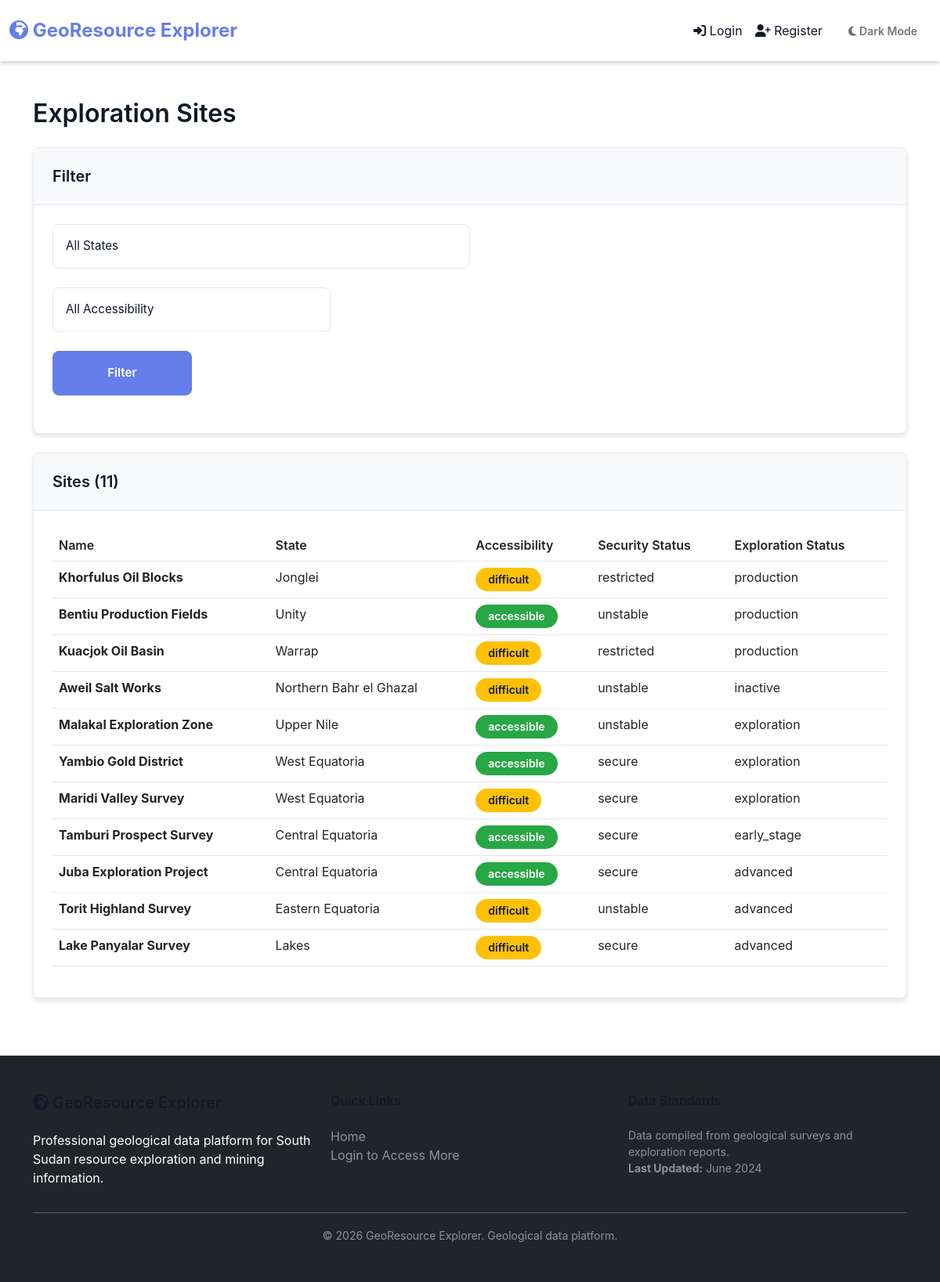
Page /exploration-sites on the earlier database version.
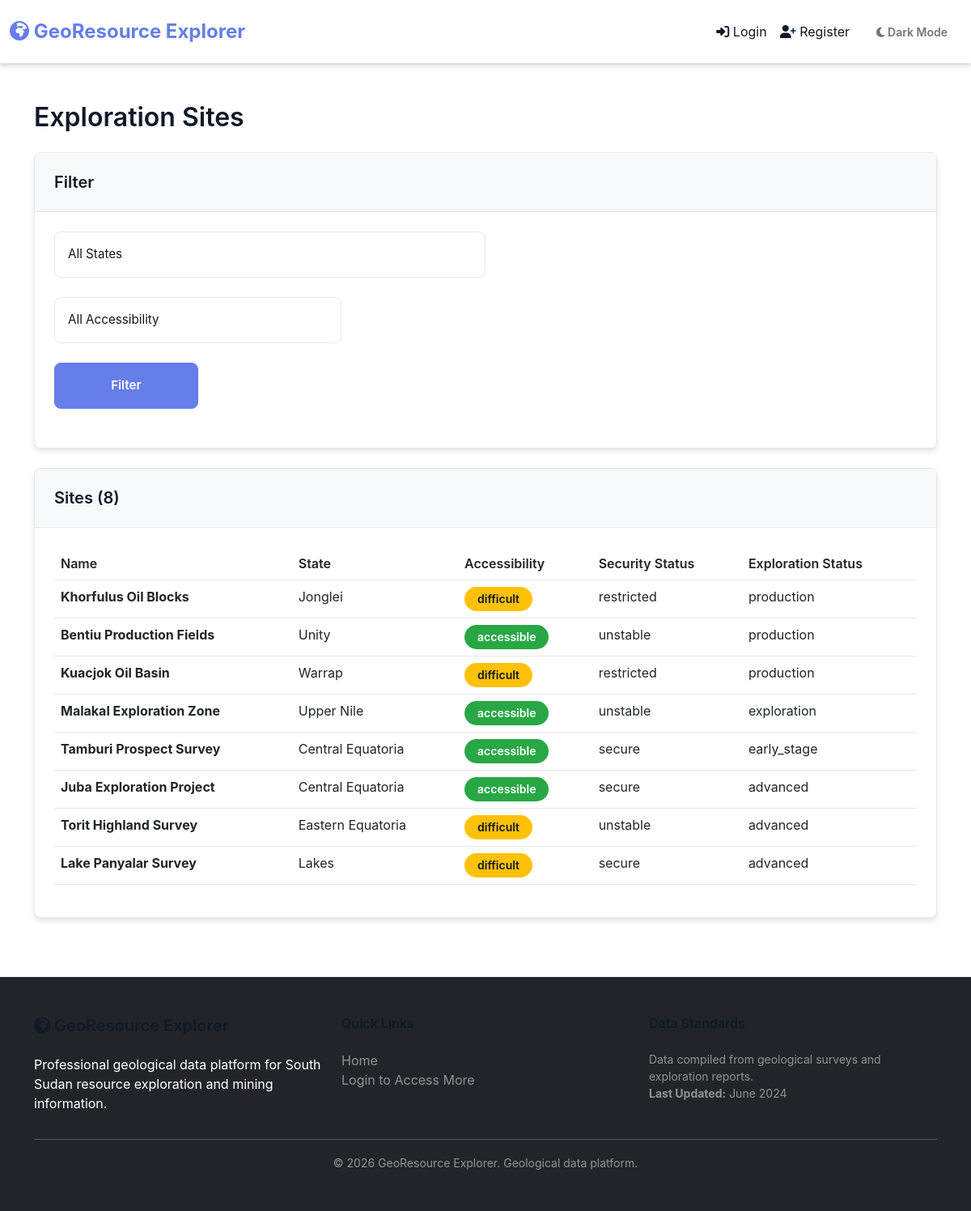
Same page on the later database version.
### tables this page shows
CREATE TABLE ss_exploration_sites (
            id INTEGER PRIMARY KEY AUTOINCREMENT,
            name TEXT NOT NULL,
            state_id INTEGER NOT NULL,
            deposit_id INTEGER,
            latitude REAL,
            longitude REAL,
            accessibility TEXT,
            infrastructure_notes TEXT,
            security_status TEXT,
            exploration_status TEXT,
            created_by INTEGER,
            created_at TIMESTAMP DEFAULT CURRENT_TIMESTAMP,
            FOREIGN KEY(state_id) REFERENCES ss_states(id),
            FOREIGN KEY(deposit_id) REFERENCES deposits(id),
            FOREIGN KEY(created_by) REFERENCES users(id)
        );

CREATE TABLE ss_states (
            id INTEGER PRIMARY KEY AUTOINCREMENT,
            name TEXT UNIQUE NOT NULL,
            capital TEXT,
            area_km2 REAL,
            population INTEGER,
            primary_minerals TEXT,
            geological_description TEXT,
            latitude REAL,
            longitude REAL
        );

### app/professional.py (the view)
    @app.route("/exploration-sites")
    def exploration_sites():
        db = get_db()
        state_filter = request.args.get('state', '')
        accessibility_filter = request.args.get('accessibility', '')
        query = """
            SELECT e.*, s.name as state_name FROM ss_exploration_sites e
            JOIN ss_states s ON e.state_id = s.id
            WHERE 1=1
        """
        params = []
        if state_filter:
            query += " AND s.id = ?"
            params.append(int(state_filter))
        if accessibility_filter:
            query += " AND e.accessibility = ?"
            params.append(accessibility_filter)
        query += " ORDER BY e.exploration_status DESC"
        sites = db.execute(query, params).fetchall()
        sites = [dict(s) for s in sites]
        states = db.execute(
            "SELECT id, name FROM ss_states ORDER BY name"
        ).fetchall()
        states = [dict(s) for s in states]
        return render_template("exploration_sites.html", sites=sites, states=states)

### app/__init__.py (called while the page is built)
def create_app():
    instance_path = os.path.dirname(os.path.dirname(__file__))
    app = Flask(__name__,
                template_folder=os.path.join(instance_path, 'templates'),
                static_folder=os.path.join(instance_path, 'static'))
    app.secret_key = "your_secret_key_here"
    @app.context_processor
    def inject_admin():
        return dict(is_admin=is_admin())
    from .routes import register_routes
    register_routes(app)
    return app

### app/db.py (called while the page is built)
def get_db():
    db_path = os.path.join(os.path.dirname(os.path.dirname(__file__)), 'minerals.db')
    conn = sqlite3.connect(db_path, check_same_thread=False)
    conn.row_factory = sqlite3.Row
    return conn

### app/utils.py (called while the page is built, shortened)
def is_admin():
    if "user_id" not in session:
        return False

### templates/exploration_sites.html (shortened to what this page needs)
{% extends "layout.html" %}
{% block content %}
<div class="container mt-4">
    <h2>Exploration Sites</h2>
    <div class="card mb-4">
        <div class="card-header"><h5 class="mb-0">Filter</h5></div>
        <div class="card-body">
            <form method="GET" class="form-row">
                <div class="form-group col-md-6">
                    <select name="state" class="form-control">
                        <option value="">All States</option>
                    </select>
                </div>
                <div class="form-group col-md-4">
                    <select name="accessibility" class="form-control">
                        <option value="">All Accessibility</option>
                    </select>
                </div>
                <div class="form-group col-md-2">
                    <button type="submit" class="btn btn-primary w-100">Filter</button>
                </div>
            </form>
        </div>
    </div>
    <div class="card">
        <div class="card-header"><h5 class="mb-0">Sites ({{ sites|length }})</h5></div>
        <div class="card-body">
            {% if sites %}
            <div class="table-responsive">
                <table class="table table-hover">
                    <thead>
                        <tr>
                            <th>Name</th>
                            <th>State</th>
                            <th>Accessibility</th>
                            <th>Security Status</th>
                            <th>Exploration Status</th>
                        </tr>
                    </thead>
                    <tbody>
                        {% for s in sites %}
                        <tr>
                            <td><strong>{{ s.name }}</strong></td>
                            <td>{{ s.state_name }}</td>
                            <td><span class="badge badge-{% if s.accessibility == 'accessible' %}success{% elif s.accessibility == 'difficult' %}warning{% else %}danger{% endif %}">{{ s.accessibility }}</span></td>
                            <td>{{ s.security_status }}</td>
                            <td>{{ s.exploration_status }}</td>
                        </tr>
                        {% endfor %}
                    </tbody>
                </table>
            </div>
            {% else %}
            <p class="text-muted">No sites found.</p>
            {% endif %}
        </div>
    </div>
</div>
{% endblock %}

Differences in the rows shown:
removed ss_exploration_sites: name "Aweil Salt Works", state_name "Northern Bahr el Ghazal", accessibility "difficult", security_status "unstable", exploration_status "inactive"
removed ss_exploration_sites: name "Yambio Gold District", state_name "West Equatoria", accessibility "accessible", security_status "secure", exploration_status "exploration"
removed ss_exploration_sites: name "Maridi Valley Survey", state_name "West Equatoria", accessibility "difficult", security_status "secure", exploration_status "exploration"
Other differences:
{{ sites|length }}: "11" → "8"
